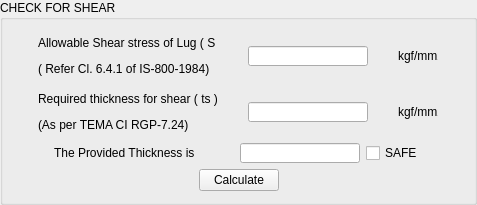
               <widget class="QGroupBox" name="groupBox_4">
                <property name="title">
                 <string>CHECK FOR SHEAR</string>
                </property>
                <layout class="QHBoxLayout" name="horizontalLayout_24">
                 <item>
                  <layout class="QVBoxLayout" name="verticalLayout_6">
                   <item>
                    <layout class="QHBoxLayout" name="horizontalLayout_21">
                     <item>
                      <widget class="QLabel" name="label_31">
                       <property name="sizePolicy">
                        <sizepolicy hsizetype="Fixed" vsizetype="Fixed">
                         <horstretch>0</horstretch>
                         <verstretch>0</verstretch>
                        </sizepolicy>
                       </property>
                       <property name="minimumSize">
                        <size>
                         <width>180</width>
                         <height>50</height>
                        </size>
                       </property>
                       <property name="maximumSize">
                        <size>
                         <width>180</width>
                         <height>50</height>
                        </size>
                       </property>
                       <property name="text">
                        <string>&lt;html&gt;&lt;head/&gt;&lt;body&gt;&lt;p&gt;Allowable Shear stress of Lug ( S )&lt;/p&gt;&lt;p&gt;( Refer Cl. 6.4.1 of IS-800-1984)&lt;/p&gt;&lt;/body&gt;&lt;/html&gt;</string>
                       </property>
                      </widget>
                     </item>
                     <item>
                      <widget class="QLineEdit" name="le_shear_stree_of_Log">
                       <property name="sizePolicy">
                        <sizepolicy hsizetype="Fixed" vsizetype="Fixed">
                         <horstretch>0</horstretch>
                         <verstretch>0</verstretch>
                        </sizepolicy>
                       </property>
                       <property name="minimumSize">
                        <size>
                         <width>120</width>
                         <height>20</height>
                        </size>
                       </property>
                       <property name="maximumSize">
                        <size>
                         <width>120</width>
                         <height>20</height>
                        </size>
                       </property>
                      </widget>
                     </item>
                     <item>
                      <widget class="QLabel" name="label_32">
                       <property name="sizePolicy">
                        <sizepolicy hsizetype="Fixed" vsizetype="Fixed">
                         <horstretch>0</horstretch>
                         <verstretch>0</verstretch>
                        </sizepolicy>
                       </property>
                       <property name="minimumSize">
                        <size>
                         <width>40</width>
                         <height>20</height>
                        </size>
                       </property>
                       <property name="maximumSize">
                        <size>
                         <width>40</width>
                         <height>20</height>
                        </size>
                       </property>
                       <property name="text">
                        <string>kgf/mm2</string>
                       </property>
                      </widget>
                     </item>
                    </layout>
                   </item>
                   <item>
                    <layout class="QHBoxLayout" name="horizontalLayout_22">
                     <item>
                      <widget class="QLabel" name="label_33">
                       <property name="sizePolicy">
                        <sizepolicy hsizetype="Fixed" vsizetype="Fixed">
                         <horstretch>0</horstretch>
                         <verstretch>0</verstretch>
                        </sizepolicy>
                       </property>
                       <property name="minimumSize">
                        <size>
                         <width>180</width>
                         <height>50</height>
                        </size>
                       </property>
                       <property name="maximumSize">
                        <size>
                         <width>180</width>
                         <height>50</height>
                        </size>
                       </property>
                       <property name="text">
                        <string>&lt;html&gt;&lt;head/&gt;&lt;body&gt;&lt;p&gt;Required thickness for shear ( ts )&lt;/p&gt;&lt;p&gt;(As per TEMA CI RGP-7.24)&lt;/p&gt;&lt;/body&gt;&lt;/html&gt;</string>
                       </property>
                      </widget>
                     </item>
                     <item>
                      <widget class="QLineEdit" name="le_reqd_thickness">
                       <property name="sizePolicy">
                        <sizepolicy hsizetype="Fixed" vsizetype="Fixed">
                         <horstretch>0</horstretch>
                         <verstretch>0</verstretch>
                        </sizepolicy>
                       </property>
                       <property name="minimumSize">
                        <size>
                         <width>120</width>
                         <height>20</height>
                        </size>
                       </property>
                       <property name="maximumSize">
                        <size>
                         <width>120</width>
                         <height>20</height>
                        </size>
                       </property>
                      </widget>
                     </item>
                     <item>
                      <widget class="QLabel" name="label_34">
                       <property name="sizePolicy">
                        <sizepolicy hsizetype="Fixed" vsizetype="Fixed">
                         <horstretch>0</horstretch>
                         <verstretch>0</verstretch>
                        </sizepolicy>
                       </property>
                       <property name="minimumSize">
                        <size>
                         <width>40</width>
                         <height>20</height>
                        </size>
                       </property>
                       <property name="maximumSize">
                        <size>
                         <width>40</width>
                         <height>20</height>
                        </size>
                       </property>
                       <property name="text">
                        <string>kgf/mm2</string>
                       </property>
                      </widget>
                     </item>
                    </layout>
                   </item>
                   <item>
                    <layout class="QHBoxLayout" name="horizontalLayout_23">
                     <item>
                      <spacer name="horizontalSpacer_7">
                       <property name="orientation">
                        <enum>Qt::Horizontal</enum>
                       </property>
                       <property name="sizeHint" stdset="0">
                        <size>
                         <width>40</width>
                         <height>20</height>
                        </size>
                       </property>
                      </spacer>
                     </item>
                     <item>
                      <widget class="QLabel" name="label_35">
                       <property name="sizePolicy">
                        <sizepolicy hsizetype="Fixed" vsizetype="Fixed">
                         <horstretch>0</horstretch>
                         <verstretch>0</verstretch>
                        </sizepolicy>
                       </property>
                       <property name="minimumSize">
                        <size>
                         <width>180</width>
                         <height>20</height>
                        </size>
                       </property>
                       <property name="maximumSize">
                        <size>
                         <width>180</width>
                         <height>20</height>
                        </size>
                       </property>
                       <property name="text">
                        <string>&lt;html&gt;&lt;head/&gt;&lt;body&gt;&lt;p&gt;The Provided Thickness is&lt;/p&gt;&lt;/body&gt;&lt;/html&gt;</string>
                       </property>
                      </widget>
                     </item>
                     <item>
                      <widget class="QLineEdit" name="le_provided_thickness">
                       <property name="sizePolicy">
                        <sizepolicy hsizetype="Fixed" vsizetype="Fixed">
                         <horstretch>0</horstretch>
                         <verstretch>0</verstretch>
                        </sizepolicy>
                       </property>
                       <property name="minimumSize">
                        <size>
                         <width>120</width>
                         <height>20</height>
                        </size>
                       </property>
                       <property name="maximumSize">
                        <size>
                         <width>120</width>
                         <height>20</height>
                        </size>
                       </property>
                      </widget>
                     </item>
                     <item>
                      <widget class="QCheckBox" name="cb_safe">
                       <property name="text">
                        <string>SAFE</string>
                       </property>
                      </widget>
                     </item>
                     <item>
                      <spacer name="horizontalSpacer_8">
                       <property name="orientation">
                        <enum>Qt::Horizontal</enum>
                       </property>
                       <property name="sizeHint" stdset="0">
                        <size>
                         <width>40</width>
                         <height>20</height>
                        </size>
                       </property>
                      </spacer>
                     </item>
                    </layout>
                   </item>
                   <item>
                    <layout class="QHBoxLayout" name="horizontalLayout_25">
                     <item>
                      <spacer name="horizontalSpacer">
                       <property name="orientation">
                        <enum>Qt::Horizontal</enum>
                       </property>
                       <property name="sizeHint" stdset="0">
                        <size>
                         <width>40</width>
                         <height>20</height>
                        </size>
                       </property>
                      </spacer>
                     </item>
                     <item>
                      <widget class="QPushButton" name="pb_check_for_shear">
                       <property name="text">
                        <string>Calculate</string>
                       </property>
                      </widget>
                     </item>
                     <item>
                      <spacer name="horizontalSpacer_2">
                       <property name="orientation">
                        <enum>Qt::Horizontal</enum>
                       </property>
                       <property name="sizeHint" stdset="0">
                        <size>
                         <width>40</width>
                         <height>20</height>
                        </size>
                       </property>
                      </spacer>
                     </item>
                    </layout>
                   </item>
                  </layout>
                 </item>
                </layout>
               </widget>
